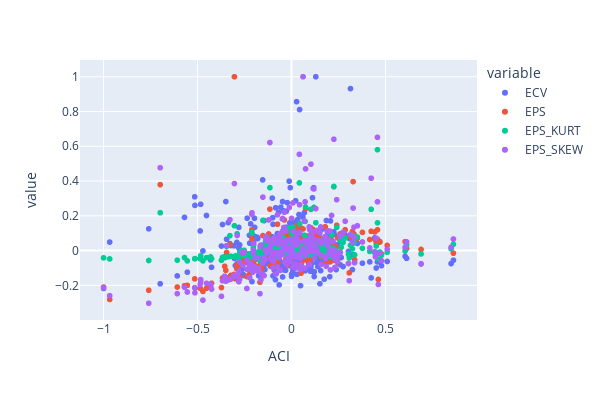

The cell this chart's notebook holds for it:
### Code cell
fig = px.scatter(df_norm,  x="ACI", y=['ECV', 'EPS', 'EPS_KURT', 'EPS_SKEW'],
                 width=600, height=400,
                ) 
fig.show()

### Figure 1 — Plotly figure (JSON) as saved in the notebook; plotly's stock layout.template omitted (floating-point values rounded to 4 significant figures; data arrays with more than 128 entries replaced by an {"elided": "..."} marker saying what was removed)
{"data": [{"hovertemplate": "variable=ECV<br>ACI=%{x}<br>value=%{y}<extra></extra>", "legendgroup": "ECV", "marker": {"color": "#636efa", "symbol": "circle"}, "mode": "markers", "name": "ECV", "showlegend": true, "type": "scattergl", "visible": true, "x": {"elided": "261 float values"}, "xaxis": "x", "y": {"elided": "261 float values"}, "yaxis": "y"}, {"hovertemplate": "variable=EPS<br>ACI=%{x}<br>value=%{y}<extra></extra>", "legendgroup": "EPS", "marker": {"color": "#EF553B", "symbol": "circle"}, "mode": "markers", "name": "EPS", "showlegend": true, "type": "scattergl", "x": {"elided": "261 float values"}, "xaxis": "x", "y": {"elided": "261 float values"}, "yaxis": "y"}, {"hovertemplate": "variable=EPS_KURT<br>ACI=%{x}<br>value=%{y}<extra></extra>", "legendgroup": "EPS_KURT", "marker": {"color": "#00cc96", "symbol": "circle"}, "mode": "markers", "name": "EPS_KURT", "showlegend": true, "type": "scattergl", "visible": true, "x": {"elided": "261 float values"}, "xaxis": "x", "y": {"elided": "261 float values"}, "yaxis": "y"}, {"hovertemplate": "variable=EPS_SKEW<br>ACI=%{x}<br>value=%{y}<extra></extra>", "legendgroup": "EPS_SKEW", "marker": {"color": "#ab63fa", "symbol": "circle"}, "mode": "markers", "name": "EPS_SKEW", "showlegend": true, "type": "scattergl", "visible": true, "x": {"elided": "261 float values"}, "xaxis": "x", "y": {"elided": "261 float values"}, "yaxis": "y"}], "layout": {"height": 400, "legend": {"title": {"text": "variable"}, "tracegroupgap": 0}, "margin": {"t": 60}, "width": 600, "xaxis": {"anchor": "y", "autorange": true, "domain": [0, 1], "range": [-1.126, 0.988], "title": {"text": "ACI"}, "type": "linear"}, "yaxis": {"anchor": "x", "autorange": true, "domain": [0, 1], "range": [-0.3993, 1.096], "title": {"text": "value"}, "type": "linear"}}}
